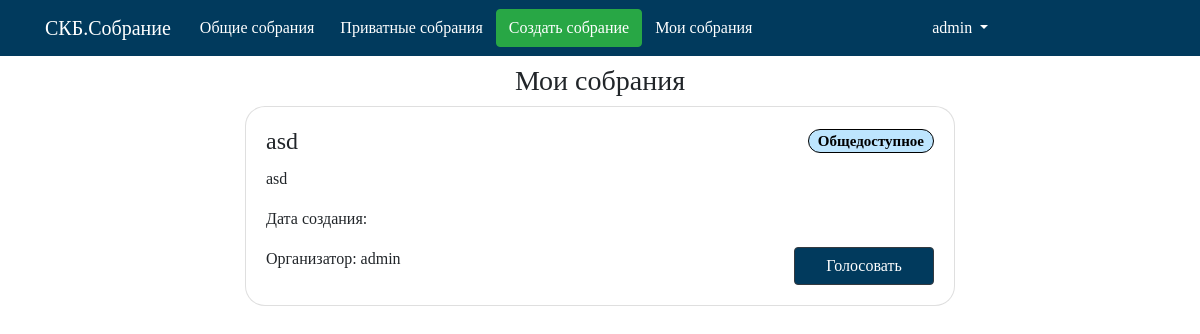
/maket/my_meetings/ (signed in), run on an earlier commit of the app's database.
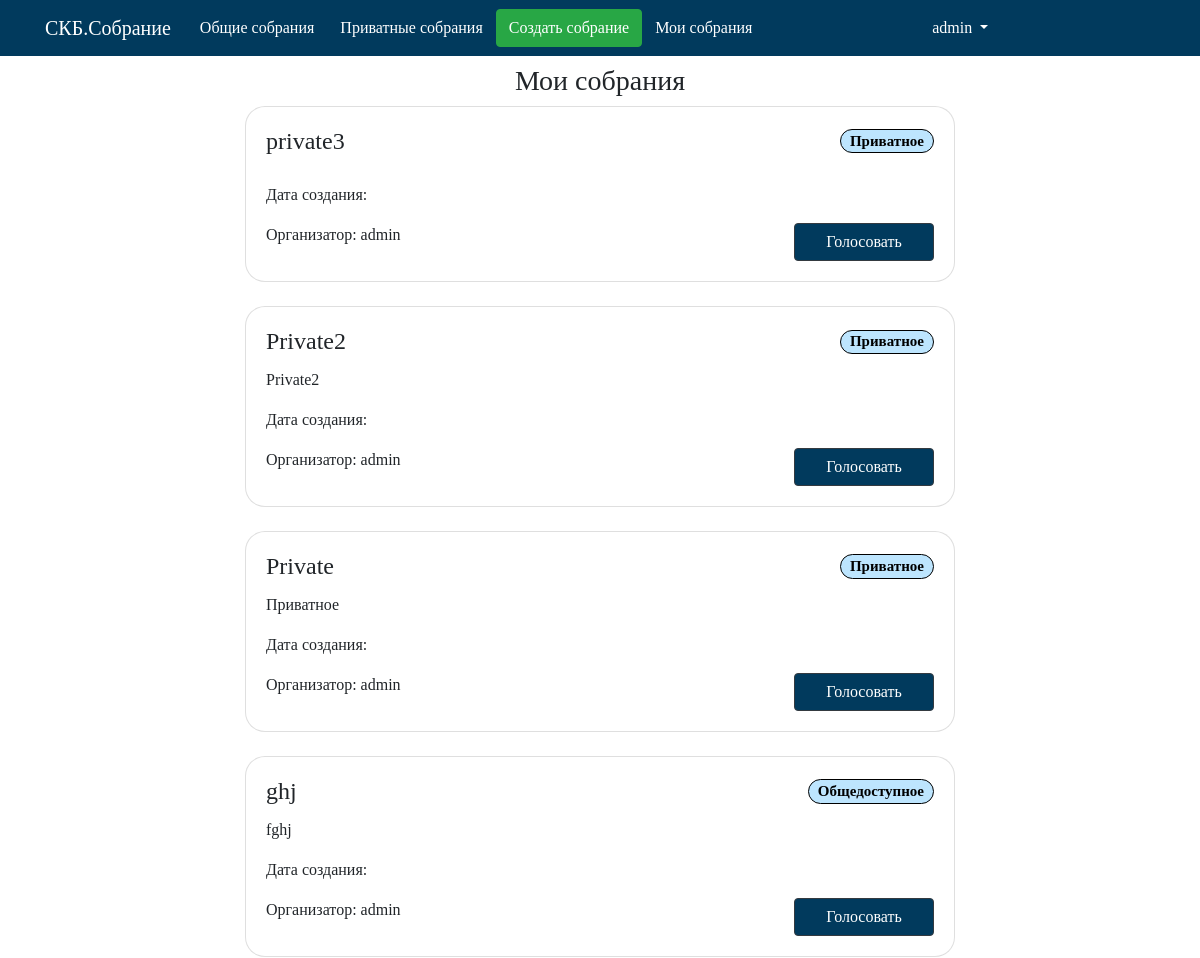
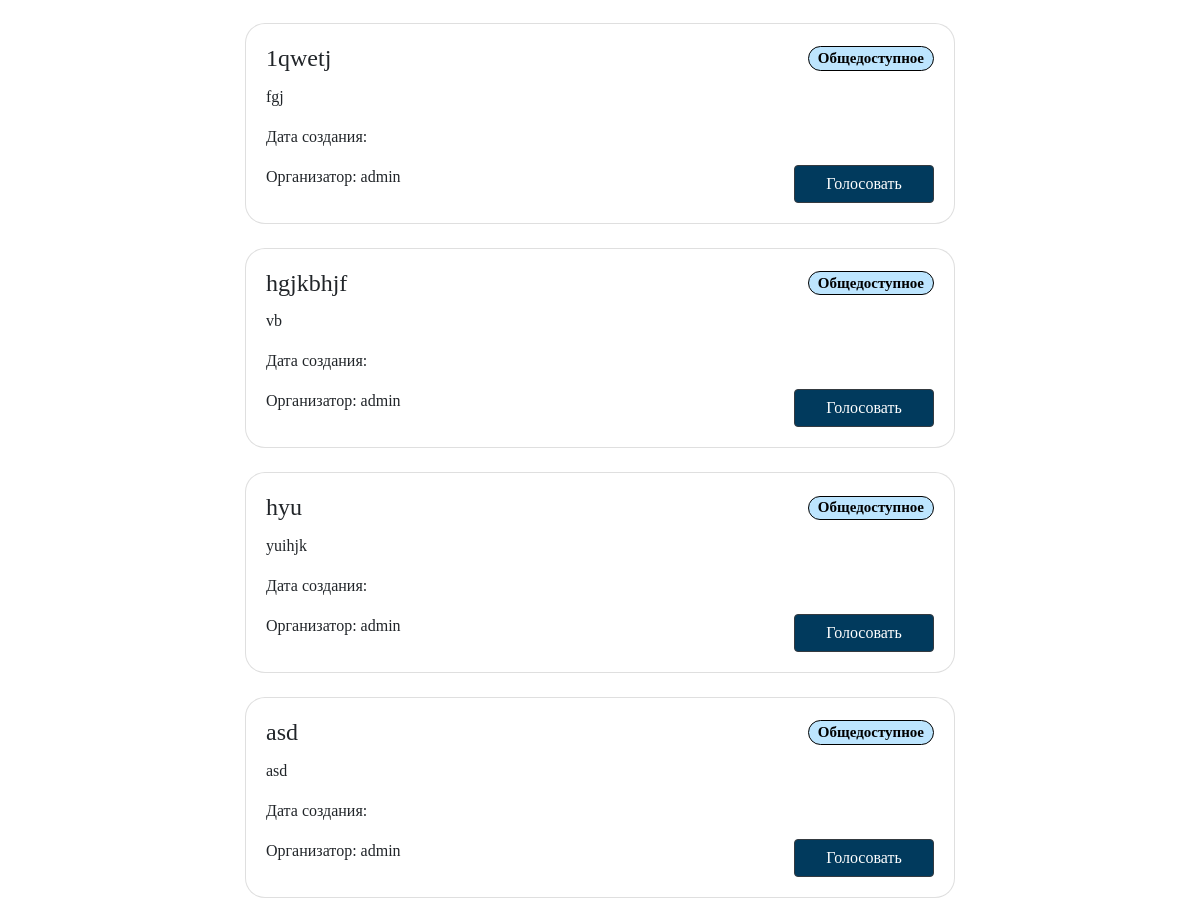
And on a later commit of the database (2 pictures, top to bottom).
### maket/models.py (models this page shows, shortened)
class Collect(models.Model):  # Собрание
    name = models.CharField('Название собрания', max_length=100, db_index=True,primary_key=True)
    tpesobr = models.CharField('Тип собрания',max_length= 20,default='Общедоступное')
    user = models.ForeignKey(User,verbose_name='Организатор',on_delete=models.CASCADE,unique=False)
    theme = models.CharField('Тема собрания', max_length=250)
    description = models.CharField('Описание собрания',max_length=500)
    duration = models.TimeField(verbose_name='Длительность')
    slug = models.SlugField(blank=True)
    def get_absolute_url(self):
        return reverse('vote_meeting_url', kwargs={'meeting_slug': self.slug})

### maket/views.py (the view)
# urls.py: path('my_meetings/', my_meetings_list, name='my_meetings_list_url'),
def my_meetings_list(request):
    my_meets_list = Collect.objects.filter(user__username=request.user.username)
    my_meets_list = my_meets_list[::-1]
    context = {'my_meets_list': my_meets_list}
    return render(request, 'maket/my_meetings.html', context)

### maket/templates/maket/my_meetings.html
{% extends 'maket/base.html' %}
{% block menu %}
{% include 'maket/includes/nav.html' %}
{% endblock %}
{% block name %}
    Мои собрания
{% endblock %}
{% block content %}
{% if not my_meets_list %}
<h4 align="center"> <p class="text-danger">У Вас пока нет созданных собраний</p> </h4>
{% else %}
{% for col in my_meets_list %}
    {% include 'maket/includes/base_card.html' %}
{% endfor %}
{% endif %}
{% endblock %}

### maket/templates/maket/includes/base_card.html
<div class="col-md-8 offset-md-2" >
    <div class="card mb-4">
        <div class="card-body">
            <div class="row">
                <h4 class="card-title col">{{ col.name }} </h4>
                <h5 class="card-title col  text-right"><span class="badge badge-pill badge-info" data-toggle="tooltip" data-placement="right" >{{ col.tpesobr }}</span></h5>
            </div>
            <p class="card-text "> {{ col.theme }}</p>
            <p class="card-text "> Дата создания: {{ col.data }}</p>
            <div class="row">
                <div class=" col">
                    Организатор: {{ col.user }}
                </div>
                <div class="col text-right">
                    <a href="{{ col.get_absolute_url }}" class="btn btn-dark mr-0 vote">Голосовать</a>
                </div>
            </div>
        </div>
    </div>
</div>

What changed in the data, as far as the page shows it:
added Collect: name "private3", tpesobr "Приватное", user "admin"
added Collect: name "Private2", tpesobr "Приватное", theme "Private2", user "admin"
added Collect: name "Private", tpesobr "Приватное", theme "Приватное", user "admin"
added Collect: name "ghj", tpesobr "Общедоступное", theme "fghj", user "admin"
added Collect: name "1qwetj", tpesobr "Общедоступное", theme "fgj", user "admin"
added Collect: name "hgjkbhjf", tpesobr "Общедоступное", theme "vb", user "admin"
added Collect: name "hyu", tpesobr "Общедоступное", theme "yuihjk", user "admin"
